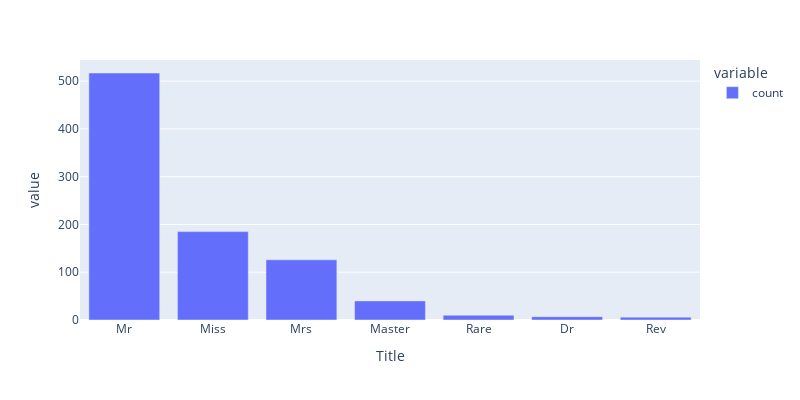

Notebook code cell kept with this figure:
### Code cell
fig = px.bar(dataset["Title"].value_counts(), width=800, height=400)
fig.show()

### Figure 1 — Plotly figure (JSON) as saved in the notebook; plotly's stock layout.template omitted (floating-point values rounded to 4 significant figures)
{"data": [{"alignmentgroup": "True", "hovertemplate": "variable=count<br>Title=%{x}<br>value=%{y}<extra></extra>", "legendgroup": "count", "marker": {"color": "#636efa", "pattern": {"shape": ""}}, "name": "count", "offsetgroup": "count", "orientation": "v", "showlegend": true, "textposition": "auto", "type": "bar", "x": ["Mr", "Miss", "Mrs", "Master", "Rare", "Dr", "Rev"], "xaxis": "x", "y": [517, 185, 126, 40, 10, 7, 6], "yaxis": "y"}], "layout": {"barmode": "relative", "height": 400, "legend": {"title": {"text": "variable"}, "tracegroupgap": 0}, "margin": {"t": 60}, "width": 800, "xaxis": {"anchor": "y", "domain": [0, 1], "title": {"text": "Title"}}, "yaxis": {"anchor": "x", "domain": [0, 1], "title": {"text": "value"}}}}
